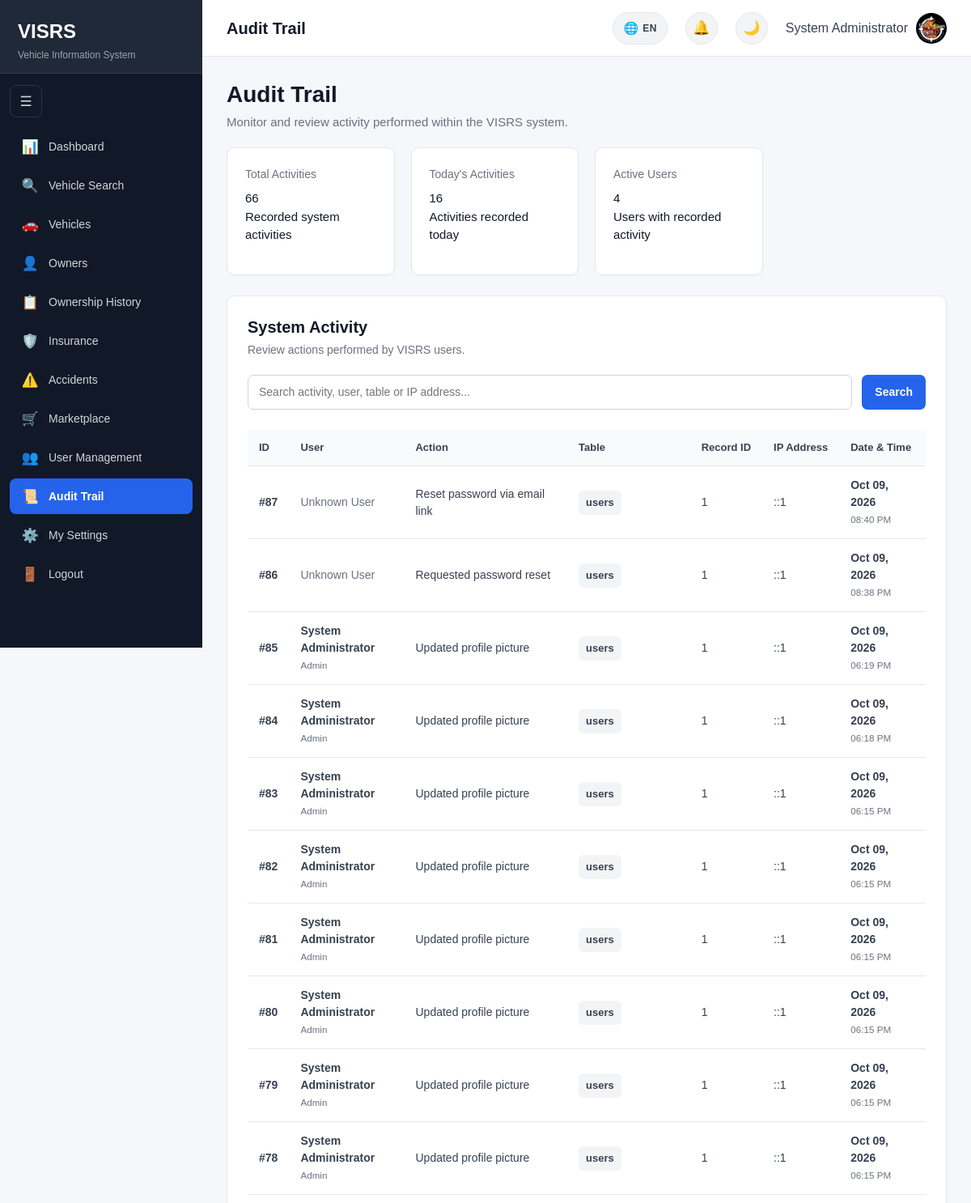
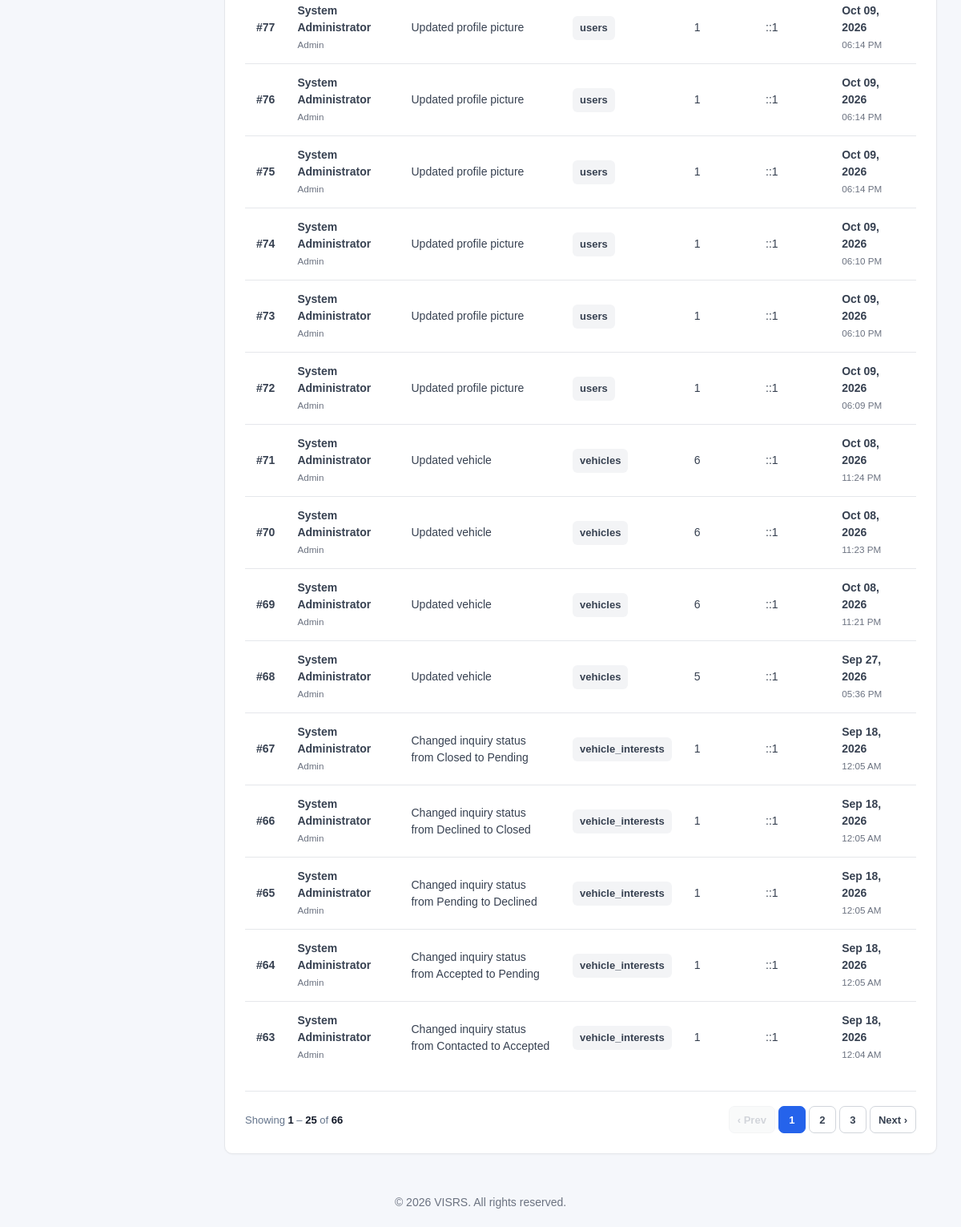
/audit_logs/index.php (signed in), run on the app's committed database (2 pictures, top to bottom).
### tables this page shows
CREATE TABLE `audit_logs` (
  `LogID` int(11) NOT NULL,
  `UserID` int(11) DEFAULT NULL,
  `Action` varchar(255) NOT NULL,
  `TableAffected` varchar(100) DEFAULT NULL,
  `RecordID` int(11) DEFAULT NULL,
  `IPAddress` varchar(45) DEFAULT NULL,
  `CreatedAt` timestamp NOT NULL DEFAULT current_timestamp()
);

CREATE TABLE `users` (
  `UserID` int(11) NOT NULL,
  `FirstName` varchar(100) NOT NULL,
  `LastName` varchar(100) NOT NULL,
  `Email` varchar(150) NOT NULL,
  `ProfileImage` varchar(255) DEFAULT NULL,
  `Password` varchar(255) NOT NULL,
  `Role` enum('Admin','Police','Seller','User') NOT NULL DEFAULT 'User',
  `CreatedAt` timestamp NOT NULL DEFAULT current_timestamp()
);

### audit_logs/index.php (the view, shortened to what this page needs)
<?php
require_once __DIR__ . "/../includes/database.php";
require_once __DIR__ . "/../includes/functions.php";
$search = trim($_GET["search"] ?? "");
$perPage = 25;
if ($search !== "") {
    $searchValue = "%" . $search . "%";
    $countStmt = $pdo->prepare("
        SELECT COUNT(*)
        FROM audit_logs a
        LEFT JOIN users u
            ON a.UserID = u.UserID
        WHERE
            a.Action LIKE ?
            OR a.TableAffected LIKE ?
            OR a.IPAddress LIKE ?
            OR u.FirstName LIKE ?
            OR u.LastName LIKE ?
            OR u.Email LIKE ?
    ");
    $countStmt->execute([
        $searchValue,
        $searchValue,
        $searchValue,
        $searchValue,
        $searchValue,
        $searchValue
    ]);
    $totalMatchingLogs = (int) $countStmt->fetchColumn();
    $pagination = paginationMeta($totalMatchingLogs, $perPage);
    $stmt = $pdo->prepare("
        SELECT
            a.LogID,
            a.UserID,
            a.Action,
            a.TableAffected,
            a.RecordID,
            a.IPAddress,
            a.CreatedAt,
            u.FirstName,
            u.LastName,
            u.Email,
            u.Role
        FROM audit_logs a
        LEFT JOIN users u
            ON a.UserID = u.UserID
        WHERE
            a.Action LIKE ?
            OR a.TableAffected LIKE ?
            OR a.IPAddress LIKE ?
            OR u.FirstName LIKE ?
            OR u.LastName LIKE ?
            OR u.Email LIKE ?
        ORDER BY a.CreatedAt DESC, a.LogID DESC
        LIMIT ? OFFSET ?
    ");
    $stmt->bindValue(1, $searchValue, PDO::PARAM_STR);
    $stmt->bindValue(2, $searchValue, PDO::PARAM_STR);
    $stmt->bindValue(3, $searchValue, PDO::PARAM_STR);
    $stmt->bindValue(4, $searchValue, PDO::PARAM_STR);
    $stmt->bindValue(5, $searchValue, PDO::PARAM_STR);
    $stmt->bindValue(6, $searchValue, PDO::PARAM_STR);
    $stmt->bindValue(7, $pagination["perPage"], PDO::PARAM_INT);
    $stmt->bindValue(8, $pagination["offset"],  PDO::PARAM_INT);
    $stmt->execute();
} else {
    $countStmt = $pdo->query("SELECT COUNT(*) FROM audit_logs");
    $totalAllLogs = (int) $countStmt->fetchColumn();
    $pagination = paginationMeta($totalAllLogs, $perPage);
    $stmt = $pdo->prepare("
        SELECT
            a.LogID,
            a.UserID,
            a.Action,
            a.TableAffected,
            a.RecordID,
            a.IPAddress,
            a.CreatedAt,
            u.FirstName,
            u.LastName,
            u.Email,
            u.Role
        FROM audit_logs a
        LEFT JOIN users u
            ON a.UserID = u.UserID
        ORDER BY a.CreatedAt DESC, a.LogID DESC
        LIMIT ? OFFSET ?
    ");
    $stmt->bindValue(1, $pagination["perPage"], PDO::PARAM_INT);
    $stmt->bindValue(2, $pagination["offset"],  PDO::PARAM_INT);
    $stmt->execute();
}
$logs = $stmt->fetchAll();
$countStmt = $pdo->query("
    SELECT COUNT(*)
    FROM audit_logs
");
$totalLogs = (int) $countStmt->fetchColumn();
$todayStmt = $pdo->query("
    SELECT COUNT(*)
    FROM audit_logs
    WHERE DATE(CreatedAt) = CURDATE()
");
$todayLogs = (int) $todayStmt->fetchColumn();
$usersStmt = $pdo->query("
    SELECT COUNT(DISTINCT UserID)
    FROM audit_logs
    WHERE UserID IS NOT NULL
");
$activeUsers = (int) $usersStmt->fetchColumn();
require_once "../includes/head.php";
?>
<body>
<div class="layout">
    <?php
    include __DIR__ . "/../includes/sidebar.php";
    ?>
    <main class="main-content">
        <?php
        include __DIR__ . "/../includes/header.php";
        ?>
        <div class="content">
            <div
                style="
                    margin-bottom:20px;
                "
            >
                <h1
                    class="page-title"
                    style="
                        margin-bottom:6px;
                    "
                >
                    Audit Trail
                </h1>
                <p
                    class="page-subtitle"
                    style="
                        margin:0;
                    "
                >
                    Monitor and review activity performed within the VISRS system.
                </p>
            </div>
            <div class="stats-grid">
                <div class="stat-card">
                    <h3>
                        Total Activities
                    </h3>
                    <div class="stat-number">
                        <?= $totalLogs ?>
                    </div>
                    <p>
                        Recorded system activities
                    </p>
                </div>
                <div class="stat-card">
                    <h3>
                        Today's Activities
                    </h3>
                    <div class="stat-number">
                        <?= $todayLogs ?>
                    </div>
                    <p>
                        Activities recorded today
                    </p>
                </div>
                <div class="stat-card">
                    <h3>
                        Active Users
                    </h3>
                    <div class="stat-number">
                        <?= $activeUsers ?>
                    </div>
                    <p>
                        Users with recorded activity
                    </p>
                </div>
            </div>
            <div
                class="card"
                style="
                    margin-top:20px;
                "
            >
                <div
                    style="
                        display:flex;
                        justify-content:space-between;
                        align-items:center;
                        gap:15px;
                        flex-wrap:wrap;
                        margin-bottom:20px;
                    "
                >
                    <div>
                        <h2
                            style="
                                margin:0 0 5px 0;
                            "
                        >
                            System Activity
                        </h2>
                        <p
                            style="
                                margin:0;
                                color:#6b7280;
                            "
                        >
                            Review actions performed by VISRS users.
                        </p>
                    </div>
                </div>
                <form
                    method="GET"
                    action=""
                    style="
                        display:flex;
                        gap:12px;
                        margin-bottom:25px;
                        flex-wrap:wrap;
                    "
                >
                    <input
                        type="text"
                        name="search"
                        value="<?= htmlspecialchars($search) ?>"
                        placeholder="Search activity, user, table or IP address..."
                        style="
                            flex:1;
                            min-width:250px;
                        "
                    >
                    <button
                        type="submit"
                        class="button"
                    >
                        Search
                    </button>
                </form>
                <?php if (count($logs) > 0): ?>
                    <div
                        style="
                            overflow-x:auto;
                        "
                    >
                        <table
                            class="data-table"
                            style="
                                width:100%;
                            "
                        >
                            <thead>
                                <tr>
                                    <th>
                                        ID
                                    </th>
                                    <th>
                                        User
                                    </th>
                                    <th>
                                        Action
                                    </th>
                                    <th>
                                        Table
                                    </th>
                                    <th>
                                        Record ID
                                    </th>
                                    <th>
                                        IP Address
                                    </th>
                                    <th>
                                        Date & Time
                                    </th>
                                </tr>
                            </thead>
                            <tbody>
                                <?php foreach ($logs as $log): ?>
                                    <tr>
                                        <td>
                                            <strong>
                                                #<?= (int) $log["LogID"] ?>
                                            </strong>
                                        </td>
                                        <td>
                                            <?php if ($log["FirstName"] !== null): ?>
                                                <strong>
                                                    <?= htmlspecialchars(
                                                        $log["FirstName"] .
                                                        " " .
                                                        $log["LastName"]
                                                    ) ?>
                                                </strong>
                                                <br>
                                                <small
                                                    style="
                                                        color:#6b7280;
                                                    "
                                                >
                                                    <?= htmlspecialchars(
                                                        $log["Role"] ?? ""
                                                    ) ?>
                                                </small>
                                            <?php else: ?>
                                                <span
                                                    style="
                                                        color:#6b7280;
                                                    "
                                                >
                                                    Unknown User
                                                </span>
                                            <?php endif; ?>
                                        </td>
                                        <td>
                                            <?= htmlspecialchars(
                                                $log["Action"]
                                            ) ?>
                                        </td>
                                        <td>
                                            <?php if (!empty($log["TableAffected"])): ?>
                                                <span
                                                    style="
                                                        display:inline-block;
                                                        padding:5px 9px;
                                                        border-radius:6px;
                                                        background:#f3f4f6;
                                                        color:#374151;
                                                        font-size:13px;
                                                        font-weight:600;
                                                    "
                                                >
                                                    <?= htmlspecialchars(
                                                        $log["TableAffected"]
                                                    ) ?>
                                                </span>
                                            <?php endif; ?>
                                        </td>
                                        <td>
                                            <?php if ($log["RecordID"] !== null): ?>
                                                <?= (int) $log["RecordID"] ?>
                                            <?php endif; ?>
                                        </td>
                                        <td>
                                            <?= htmlspecialchars(
                                                $log["IPAddress"] ?? "—"
                                            ) ?>
                                        </td>
                                        <td>
                                            <strong>
                                                <?= htmlspecialchars(
                                                    date(
                                                        "M d, Y",
                                                        strtotime(
                                                            $log["CreatedAt"]
                                                        )
                                                    )
                                                ) ?>
                                            </strong>
                                            <br>
                                            <small
                                                style="
                                                    color:#6b7280;
                                                "
                                            >
                                                <?= htmlspecialchars(
                                                    date(
                                                        "h:i A",
                                                        strtotime(
                                                            $log["CreatedAt"]
                                                        )
                                                    )
                                                ) ?>
                                            </small>
                                        </td>
                                    </tr>
                                <?php endforeach; ?>
                            </tbody>
                        </table>
                    </div>
                <?php endif; ?>
            </div>
        </div>
    </main>
</div>
<?php
include __DIR__ . "/../includes/footer.php";
?>

### data on the page
audit_logs: LogID "87", shows "Unknown User", Action "Reset password via email link", TableAffected "users", RecordID "1", IPAddress "::1", CreatedAt "Oct 09, 2026", CreatedAt "08:40 PM"
audit_logs: LogID "86", shows "Unknown User", Action "Requested password reset", TableAffected "users", RecordID "1", IPAddress "::1", CreatedAt "Oct 09, 2026", CreatedAt "08:38 PM"
audit_logs: LogID "85", UserID.LastName "System Administrator", UserID.Role "Admin", Action "Updated profile picture", TableAffected "users", RecordID "1", IPAddress "::1", CreatedAt "Oct 09, 2026", CreatedAt "06:19 PM"
audit_logs: LogID "84", UserID.LastName "System Administrator", UserID.Role "Admin", Action "Updated profile picture", TableAffected "users", RecordID "1", IPAddress "::1", CreatedAt "Oct 09, 2026", CreatedAt "06:18 PM"
audit_logs: LogID "83", UserID.LastName "System Administrator", UserID.Role "Admin", Action "Updated profile picture", TableAffected "users", RecordID "1", IPAddress "::1", CreatedAt "Oct 09, 2026", CreatedAt "06:15 PM"
audit_logs: LogID "82", UserID.LastName "System Administrator", UserID.Role "Admin", Action "Updated profile picture", TableAffected "users", RecordID "1", IPAddress "::1", CreatedAt "Oct 09, 2026", CreatedAt "06:15 PM"
audit_logs: LogID "81", UserID.LastName "System Administrator", UserID.Role "Admin", Action "Updated profile picture", TableAffected "users", RecordID "1", IPAddress "::1", CreatedAt "Oct 09, 2026", CreatedAt "06:15 PM"
audit_logs: LogID "80", UserID.LastName "System Administrator", UserID.Role "Admin", Action "Updated profile picture", TableAffected "users", RecordID "1", IPAddress "::1", CreatedAt "Oct 09, 2026", CreatedAt "06:15 PM"
audit_logs: LogID "79", UserID.LastName "System Administrator", UserID.Role "Admin", Action "Updated profile picture", TableAffected "users", RecordID "1", IPAddress "::1", CreatedAt "Oct 09, 2026", CreatedAt "06:15 PM"
audit_logs: LogID "78", UserID.LastName "System Administrator", UserID.Role "Admin", Action "Updated profile picture", TableAffected "users", RecordID "1", IPAddress "::1", CreatedAt "Oct 09, 2026", CreatedAt "06:15 PM"
audit_logs: LogID "77", UserID.LastName "System Administrator", UserID.Role "Admin", Action "Updated profile picture", TableAffected "users", RecordID "1", IPAddress "::1", CreatedAt "Oct 09, 2026", CreatedAt "06:14 PM"
audit_logs: LogID "76", UserID.LastName "System Administrator", UserID.Role "Admin", Action "Updated profile picture", TableAffected "users", RecordID "1", IPAddress "::1", CreatedAt "Oct 09, 2026", CreatedAt "06:14 PM"
audit_logs: LogID "75", UserID.LastName "System Administrator", UserID.Role "Admin", Action "Updated profile picture", TableAffected "users", RecordID "1", IPAddress "::1", CreatedAt "Oct 09, 2026", CreatedAt "06:14 PM"
audit_logs: LogID "74", UserID.LastName "System Administrator", UserID.Role "Admin", Action "Updated profile picture", TableAffected "users", RecordID "1", IPAddress "::1", CreatedAt "Oct 09, 2026", CreatedAt "06:10 PM"
audit_logs: LogID "73", UserID.LastName "System Administrator", UserID.Role "Admin", Action "Updated profile picture", TableAffected "users", RecordID "1", IPAddress "::1", CreatedAt "Oct 09, 2026", CreatedAt "06:10 PM"
audit_logs: LogID "72", UserID.LastName "System Administrator", UserID.Role "Admin", Action "Updated profile picture", TableAffected "users", RecordID "1", IPAddress "::1", CreatedAt "Oct 09, 2026", CreatedAt "06:09 PM"
audit_logs: LogID "71", UserID.LastName "System Administrator", UserID.Role "Admin", Action "Updated vehicle", TableAffected "vehicles", RecordID "6", IPAddress "::1", CreatedAt "Oct 08, 2026", CreatedAt "11:24 PM"
audit_logs: LogID "70", UserID.LastName "System Administrator", UserID.Role "Admin", Action "Updated vehicle", TableAffected "vehicles", RecordID "6", IPAddress "::1", CreatedAt "Oct 08, 2026", CreatedAt "11:23 PM"
audit_logs: LogID "69", UserID.LastName "System Administrator", UserID.Role "Admin", Action "Updated vehicle", TableAffected "vehicles", RecordID "6", IPAddress "::1", CreatedAt "Oct 08, 2026", CreatedAt "11:21 PM"
audit_logs: LogID "68", UserID.LastName "System Administrator", UserID.Role "Admin", Action "Updated vehicle", TableAffected "vehicles", RecordID "5", IPAddress "::1", CreatedAt "Sep 27, 2026", CreatedAt "05:36 PM"
audit_logs: LogID "67", UserID.LastName "System Administrator", UserID.Role "Admin", Action "Changed inquiry status from Closed to Pending", TableAffected "vehicle_interests", RecordID "1", IPAddress "::1", CreatedAt "Sep 18, 2026", CreatedAt "12:05 AM"
audit_logs: LogID "66", UserID.LastName "System Administrator", UserID.Role "Admin", Action "Changed inquiry status from Declined to Closed", TableAffected "vehicle_interests", RecordID "1", IPAddress "::1", CreatedAt "Sep 18, 2026", CreatedAt "12:05 AM"
audit_logs: LogID "65", UserID.LastName "System Administrator", UserID.Role "Admin", Action "Changed inquiry status from Pending to Declined", TableAffected "vehicle_interests", RecordID "1", IPAddress "::1", CreatedAt "Sep 18, 2026", CreatedAt "12:05 AM"
audit_logs: LogID "64", UserID.LastName "System Administrator", UserID.Role "Admin", Action "Changed inquiry status from Accepted to Pending", TableAffected "vehicle_interests", RecordID "1", IPAddress "::1", CreatedAt "Sep 18, 2026", CreatedAt "12:05 AM"
audit_logs: LogID "63", UserID.LastName "System Administrator", UserID.Role "Admin", Action "Changed inquiry status from Contacted to Accepted", TableAffected "vehicle_interests", RecordID "1", IPAddress "::1", CreatedAt "Sep 18, 2026", CreatedAt "12:04 AM"

### other printed values
$pageTitle "Audit Trail"
$totalLogs "66"
$todayLogs "16"
$activeUsers "4"
min($currentPage * $perPage, $totalRows) "25"
$totalRows "66"
